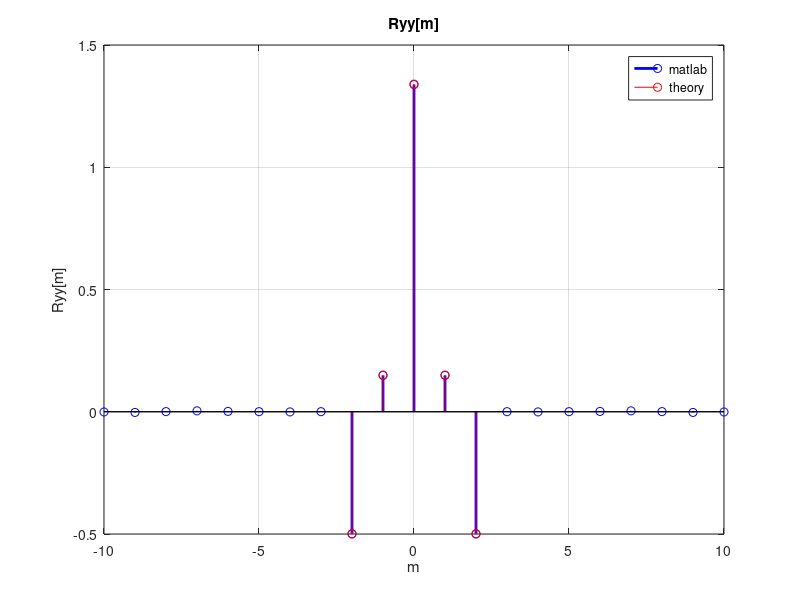
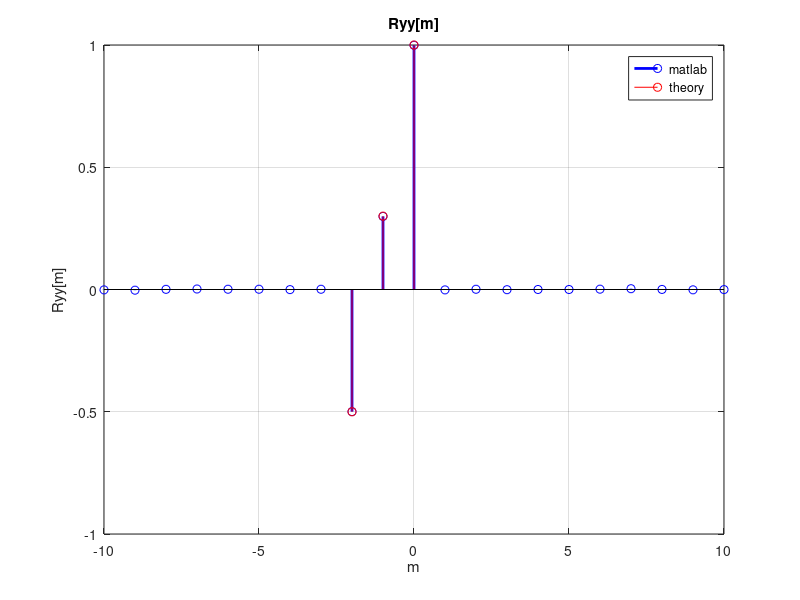
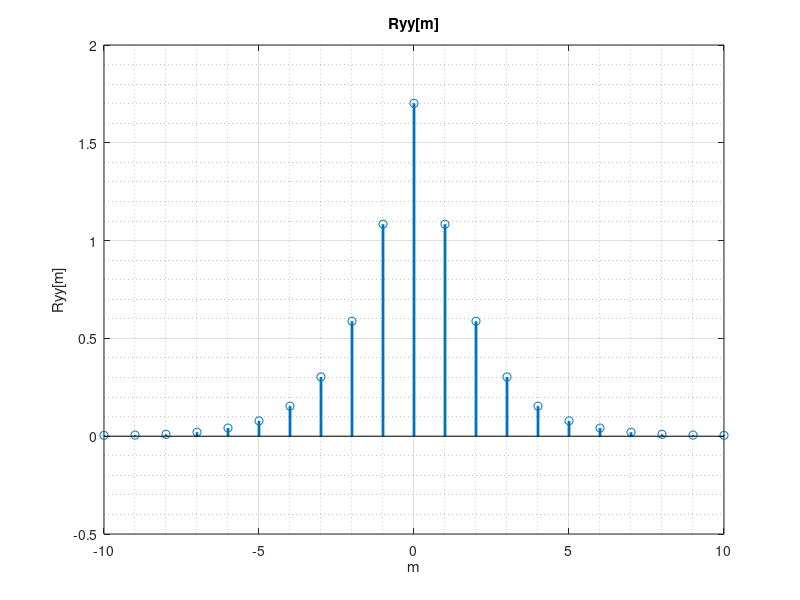

The MATLAB script that drew these images, in order: (Note: this script raises an error after producing the figures.)
%%
clc; clear;close all;
x=wgn(1,1000000,0);
y = filter([1,0.3,-0.5],[1],x);
[acf,lags] = xcorr(y,y);
figure;
stem(lags,acf/1000000,'b','LineWidth',2)
xlim([-10,10])
grid on;grid minor;
title('Ryy[m]')
xlabel('m');ylabel('Ryy[m]');
% for part c must be uncommented
hold on;
stem([-2,-1,0,1,2],[-0.5,.15,1.34,0.15,-0.5],'r')
xlim([-10,10])
grid on;grid minor;
title('Ryy[m]')
xlabel('m');ylabel('Ryy[m]');
legend('matlab','theory');


[acf,lags] = xcorr(x,y);
figure;
stem(lags,acf/1000000,'b','LineWidth',2)
xlim([-10,10])
grid on;grid minor;
title('Rxy[m]')
xlabel('m');ylabel('Rxy[m]');

% for part c must be uncommented
hold on;
stem([-2,-1,0],[-0.5,.3,1],'r')
xlim([-10,10])
grid on;grid minor;
title('Ryy[m]')
xlabel('m');ylabel('Ryy[m]');
legend('matlab','theory');

%%
clc; clear;
x=wgn(1,1000000,0);
y = filter([1],[1,-0.7,0.1],x);
[acf,lags] = xcorr(y,y);
figure;
stem(lags,acf/1000000,'LineWidth',2)
xlim([-10,10])
grid on;grid minor;
title('Ryy[m]')
xlabel('m');ylabel('Ryy[m]');
% for part c must be uncommented
hold on;
m =  linspace(-10,10,21);
b =  -0.772 *(0.2).^m.*(heaviside(m))+ 2.469*(0.5).^m.*(heaviside(m))+...
    (2.469.*(0.5).^(-m) .*heaviside(-m ) - 0.772.*(0.2).^(-m)  .*heaviside(-m ));
stem(m, b,'r')
xlim([-10,10])
grid on;grid minor;
title('Ryy[m]')
xlabel('m');ylabel('Ryy[m]');
legend('matlab','theory');



[acf,lags] = xcorr(x,y);
figure;
stem(lags,acf/1000000,'LineWidth',2)
xlim([-10,10])
grid on;grid minor;
title('Rxy[m]')
xlabel('m');ylabel('Rxy[m]');

% for part c must be uncommented
hold on;
m =  linspace(-10,10,21);
b = ( 5/3 .* (0.5).^(-m) -2/3 .* (0.2).^(-m) ).*heaviside(1-m);
stem(m, b,'r')
xlim([-10,10])
grid on;grid minor;
title('Ryy[m]')
xlabel('m');ylabel('Ryy[m]');
legend('matlab','theory');


%%
clc; clear;
x=wgn(1,1000000,0);
y = filter([1,0.2],[1,-0.7],x);
[acf,lags] = xcorr(y,y);
figure;
stem(lags,acf/1000000,'LineWidth',2)
xlim([-10,10])
grid on;grid minor;
title('Ryy[m]')
xlabel('m');ylabel('Ryy[m]');

% for part c must be uncommented
hold on;
m =  linspace(-10,10,21);
b = ( 5/3 .* (0.5).^(-m) -2/3 .* (0.2).^(-m) ).*heaviside(-m);
stem(lags, acf/1000000,'r')
xlim([-10,10])
grid on;grid minor;
title('Ryy[m]')
xlabel('m');ylabel('Ryy[m]');
legend('matlab','theory');



[acf,lags] = xcorr(x,y);
figure;
stem(lags,acf/1000000,'LineWidth',2)
xlim([-10,10])
grid on;grid minor;
title('Rxy[m]')
xlabel('m');ylabel('Rxy[m]');
% for part c must be uncommented
hold on;
m =  linspace(-10,10,21);
b = 9/7.*(0.7).^(-m).* heaviside(1-m);
b(12) = 0;
b(11) = b(11)-2/7;
stem(m, b,'r')
xlim([-10,10])
grid on;grid minor;
title('Rxy[m]')
xlabel('m');ylabel('Rxy[m]');
legend('matlab','theory');